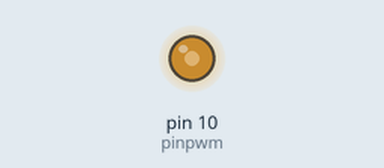
This sketch was run on a simulated Arduino Uno, built with avr-gcc and run on an emulated ATmega328P. Shown: output pins drawn as LEDs (lit = HIGH).

Above: at 24.64 s.
Timing chart, 0 to 40.0 s (numbered marks = the images above):
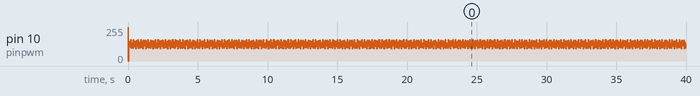

The sketch:

p5.ino
```cpp
int pinpwm =10;
void setup(){
  Serial.begin(9600);
}
void loop(){
  for(int i =0; i<255;i++){
    analogWrite(pinpwm,i);
    delayMicroseconds(10);
  }
  delay(10);
  for(int i= 255; i>0; i--){
  analogWrite(pinpwm,i);
  delayMicroseconds(10);
}
delay(10);
}
```
